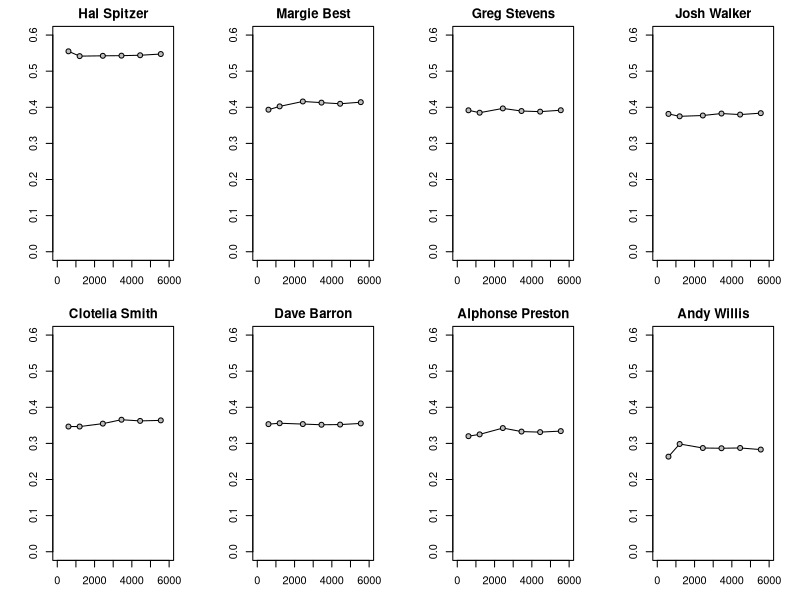
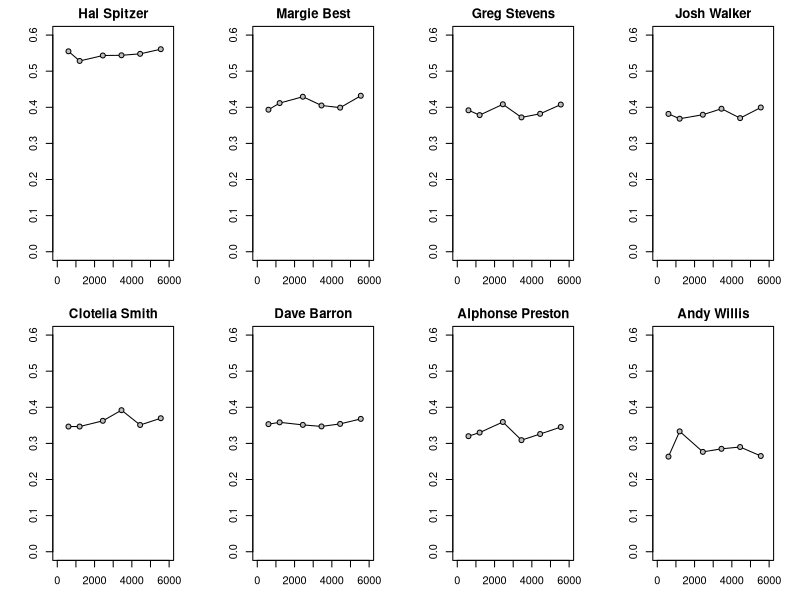
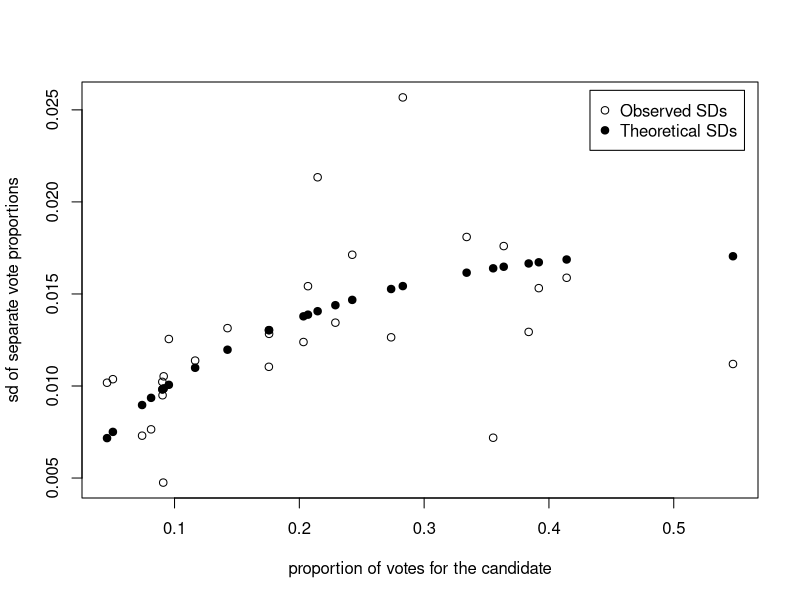
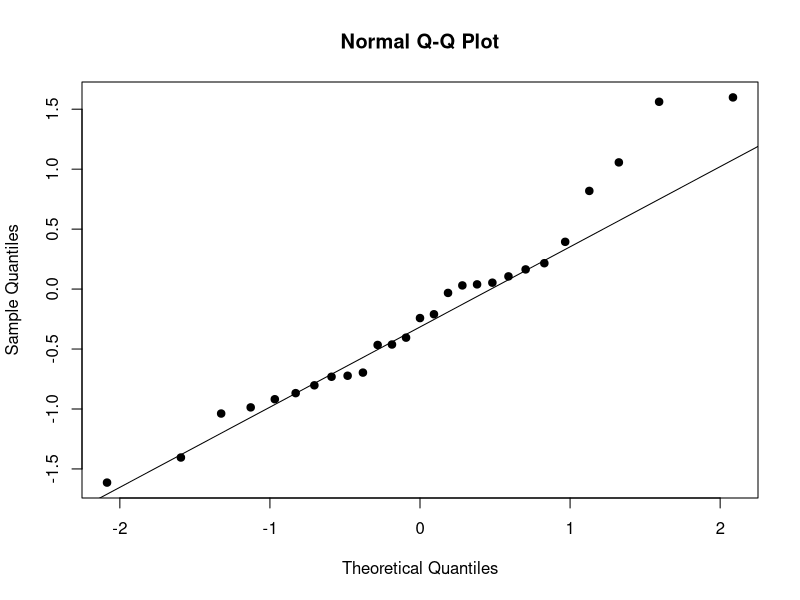

Write R code to recreate these figures, in order.
############################################################################

# Open Online R Stream (https://www.wvbauer.com/doku.php/live_streams)
#
# By:   Wolfgang Viechtbauer (https://www.wvbauer.com)
# Date: 2024-02-15
#
# Topic(s):
# - Regression and Other Stories (https://avehtari.github.io/ROS-Examples/)
# - Section(s): 4.6 - 4.8
#
# last updated: 2024-02-22

############################################################################

### 4.6: Example of hypothesis testing: 55,000 residents need your help!

# download the dataset (only need to do this once)
#download.file("https://raw.githubusercontent.com/avehtari/ROS-Examples/master/Coop/data/Riverbay.csv", destfile="riverbay.csv")

# read in the data and inspect the dataset
dat <- read.csv("riverbay.csv", header=FALSE)
dat

# remove the first column
dat <- dat[-1]

# give proper names to the variables in the dataset
names(dat) <- c(paste0("tally", 1:6), "candidate")

# cumulative number of voters at the tallies (note: each voter could vote for
# up to 6 candidates, so the total counts at each tally can be as high as 6
# times the number of voters)
cumulvoters <- c(600, 1200, 2444, 3444, 4444, 5553)

# compare the total number of votes with the maximum possible at each tally
data.frame(votes=colSums(dat[1:6]), max=cumulvoters * 6)

# number of voters at each tally
voters <- cumulvoters - c(0,cumulvoters[1:5])
voters

# proportion of votes received at the very end by each candidate
dat$propend <- dat$tally6 / cumulvoters[6]
dat

# sort the dataset by proportion of votes received (in decreasing order, so
# the first row is the person who received the most votes)
dat <- dat[order(dat$propend, decreasing=TRUE),]

# reset the row names to increasing integers
rownames(dat) <- NULL

# inspect the dataset one more time
dat

# matrix with votes received at each tally for the 27 candidates
votes <- (dat[,1:6] - cbind(0,dat[,1:5]))
votes

# Figure 4.5 (showing the cumulative proportions on the y-axis)

par(mfrow=c(2,4), mar=c(3,4,2,2))

for (i in 1:8) {

   plot(cumulvoters, dat[i,1:6]/cumulvoters,
        type="o", pch=21, bg="gray", xlim=c(0,6000), ylim=c(0,0.6),
        xlab="", ylab="", main=dat$candidate[i])

}

# Figure 4.6 (showing the proportions at each tally on the y-axis)

par(mfrow=c(2,4), mar=c(3,4,2,2))

for (i in 1:8) {

   plot(cumulvoters, votes[i,] / voters,
        type="o", pch=21, bg="gray", xlim=c(0,6000), ylim=c(0,0.6),
        xlab="", ylab="", main=dat$candidate[i])

}

# close the plotting device (to reset the adjusted par() settings to their
# defaults for the next plot)
dev.off()

# matrix with the proportions of votes received at each tally
propmat <- t(t(votes) / voters)
propmat

# compute the standard deviation of those proportions within each row (these
# are the T_i values discussed on page 64); we can think of these as empirical
# estimates of the standard errors of the proportions
sds.obs <- apply(propmat, 1, sd)
sds.obs

# matrix with the estimated sampling variances (i.e., the square of the
# standard errors) for each of the 27*6 proportions
varmat <- t(sapply(dat$propend, function(p) p * (1-p) / voters))
varmat

# compute the average of these sampling variances across rows and take the
# square root thereof (these are the T_i^theory values as on page 64)
sds.theory <- sqrt(apply(varmat, 1, mean))
sds.theory

# Figure 4.7 (except that we directly put the proportions on the x-axis and
# not the total number of votes, since this is clearer)

plot(dat$propend, sds.obs, pch=21, xlab="proportion of votes for the candidate",
     ylab="sd of separate vote proportions")
points(dat$propend, sds.theory, pch=19)
legend("topright", inset=.02, pch=c(21,19), legend=c("Observed SDs", "Theoretical SDs"))

# run a chi-square test of independence of the votes received / not received
# by each candidate at the 6 time points and extract the p-values
pvals <- apply(votes, 1, function(x) chisq.test(rbind(x, voters - x))$p.value)
pvals

# proportion of p-values below 0.1 and above 0.9 (if the null hypothesis holds
# for all 27 tests, then the p-values should come from a uniform distribution
# and in this case these proportions should be around 0.10)
mean(pvals < 0.1)
mean(pvals > 0.9)

# check if the p-values come from a uniform distribution by applying the
# inverse cumulative distribution function for a standard normal distribution
# to the p-values and then using a Q-Q plot to check for normality
qqnorm(qnorm(pvals), pch=19)
qqline(qnorm(pvals))

# conduct a chi-square test on the entire table of votes received over time
chisq.test(votes)

############################################################################

### 4.7: Moving beyond hypothesis testing

# nothing to replicate here

############################################################################
